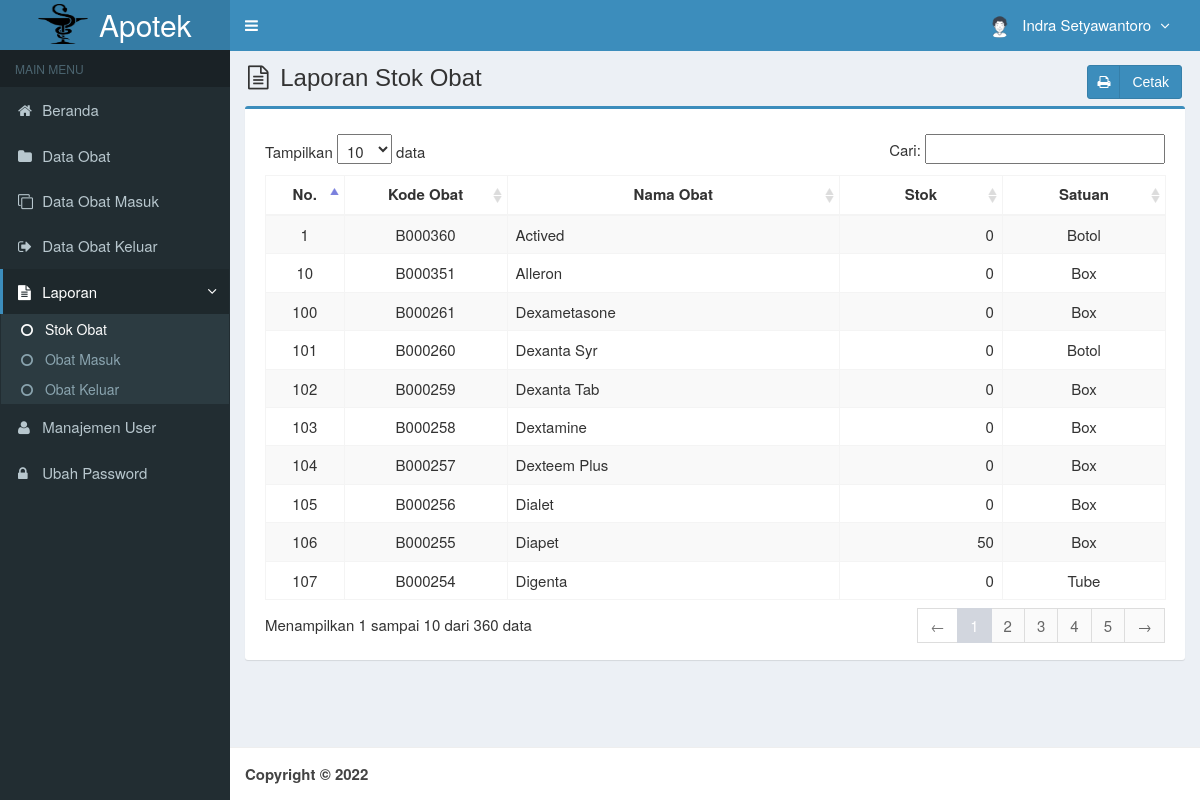
The page /main.php?module=lap_stok (signed in) on the database its author committed.
### tables this page shows
CREATE TABLE `is_users` (
  `id_user` int(3) NOT NULL,
  `username` varchar(50) NOT NULL,
  `nama_user` varchar(50) NOT NULL,
  `password` varchar(50) NOT NULL,
  `email` varchar(50) DEFAULT NULL,
  `telepon` varchar(13) DEFAULT NULL,
  `foto` varchar(100) DEFAULT NULL,
  `hak_akses` enum('Super Admin','Manajer','Gudang') NOT NULL,
  `status` enum('aktif','blokir') NOT NULL DEFAULT 'aktif',
  `created_at` timestamp NOT NULL DEFAULT CURRENT_TIMESTAMP,
  `updated_at` timestamp NOT NULL DEFAULT CURRENT_TIMESTAMP ON UPDATE CURRENT_TIMESTAMP
);

CREATE TABLE `is_obat` (
  `kode_obat` varchar(7) NOT NULL,
  `nama_obat` varchar(50) NOT NULL,
  `golongan_obat` varchar(25) NOT NULL,
  `satuan` varchar(20) NOT NULL,
  `stok` int(11) NOT NULL,
  `created_user` int(3) NOT NULL,
  `created_date` timestamp NOT NULL DEFAULT CURRENT_TIMESTAMP,
  `updated_user` int(3) NOT NULL,
  `updated_date` timestamp NOT NULL DEFAULT CURRENT_TIMESTAMP ON UPDATE CURRENT_TIMESTAMP
);

### modules/lap-stok/view.php (the view)
<section class="content-header">
    <h1>
        <i class="fa fa-file-text-o icon-title"></i> Laporan Stok Obat
        <a class="btn btn-primary btn-social pull-right" href="modules/lap-stok/cetak.php" target="_blank">
            <i class="fa fa-print"></i> Cetak
        </a>
    </h1>
</section>
<section class="content">
    <div class="row">
        <div class="col-md-12">
            <div class="box box-primary">
                <div class="box-body">
                    <table id="dataTables1" class="table table-bordered table-striped table-hover">
                        <thead>
                            <tr>
                                <th class="center">No.</th>
                                <th class="center">Kode Obat</th>
                                <th class="center">Nama Obat</th>
                                <th class="center">Stok</th>
                                <th class="center">Satuan</th>
                            </tr>
                        </thead>
                        <tbody>
                            <?php
              $no = 1;
              $query = mysqli_query($mysqli, "SELECT kode_obat,nama_obat,satuan,stok FROM is_obat ORDER BY nama_obat ASC")
                or die('Ada kesalahan pada query tampil Data Obat: ' . mysqli_error($mysqli));
              while ($data = mysqli_fetch_assoc($query)) {
                echo "<tr>
                      <td width='30' class='center'>$no</td>
                      <td width='80' class='center'>$data[kode_obat]</td>
                      <td width='180'>$data[nama_obat]</td>
                      <td width='80' align='right'>$data[stok]</td>
                      <td width='80' class='center'>$data[satuan]</td>
                    </tr>";
                $no++;
              }
              ?>
                        </tbody>
                    </table>
                </div>
            </div>
        </div>
    </div>
</section><!-- /.content

### top-menu.php (shortened to what this page needs)
<?php
require_once "config/database.php";
$query = mysqli_query($mysqli, "SELECT id_user, nama_user, foto, hak_akses FROM is_users WHERE id_user='$_SESSION[id_user]'")
                                or die('Ada kesalahan pada query tampil Manajemen User: '.mysqli_error($mysqli));
$data = mysqli_fetch_assoc($query);
?>
<li class="dropdown user user-menu">
  <a href="#" class="dropdown-toggle" data-toggle="dropdown">
  <?php
  if ($data['foto']=="") { ?>
    <img src="images/user/user-default.png" class="user-image" alt="User Image"/>
  <?php
  }
  else { ?>
    <img src="images/user/<?php echo $data['foto']; ?>" class="user-image" alt="User Image"/>
  <?php
  }
  ?>
    <span class="hidden-xs"><?php echo $data['nama_user']; ?> <i style="margin-left:5px" class="fa fa-angle-down"></i></span>
  </a>
</li>

### assets/css/style.css (style rules this page uses)
.btn-social *:first-child { border-right: 1px solid rgba(0, 0, 0, 0.1); bottom: 0; font-size: 1em !important; left: 0; line-height: 32px !important; position: absolute; text-align: center; top: 0; width: 32px !important; }
.content-header { padding: 15px 18px 0; position: relative; }
.center { text-align:center; }
.icon-title { margin-right: 5px; }
body { background-color: #fff; color: #333; font-size: 15px; line-height: 1.42857; }

### rows shown on the page
is_users: foto (picture), nama_user "Indra Setyawantoro"
is_obat: kode_obat "B000360", nama_obat "Actived", stok "0", satuan "Botol"
is_obat: kode_obat "B000351", nama_obat "Alleron", stok "0", satuan "Box"
is_obat: kode_obat "B000261", nama_obat "Dexametasone", stok "0", satuan "Box"
is_obat: kode_obat "B000260", nama_obat "Dexanta Syr", stok "0", satuan "Botol"
is_obat: kode_obat "B000259", nama_obat "Dexanta Tab", stok "0", satuan "Box"
is_obat: kode_obat "B000258", nama_obat "Dextamine", stok "0", satuan "Box"
is_obat: kode_obat "B000257", nama_obat "Dexteem Plus", stok "0", satuan "Box"
is_obat: kode_obat "B000256", nama_obat "Dialet", stok "0", satuan "Box"
is_obat: kode_obat "B000255", nama_obat "Diapet", stok "50", satuan "Box"
is_obat: kode_obat "B000254", nama_obat "Digenta", stok "0", satuan "Tube"
